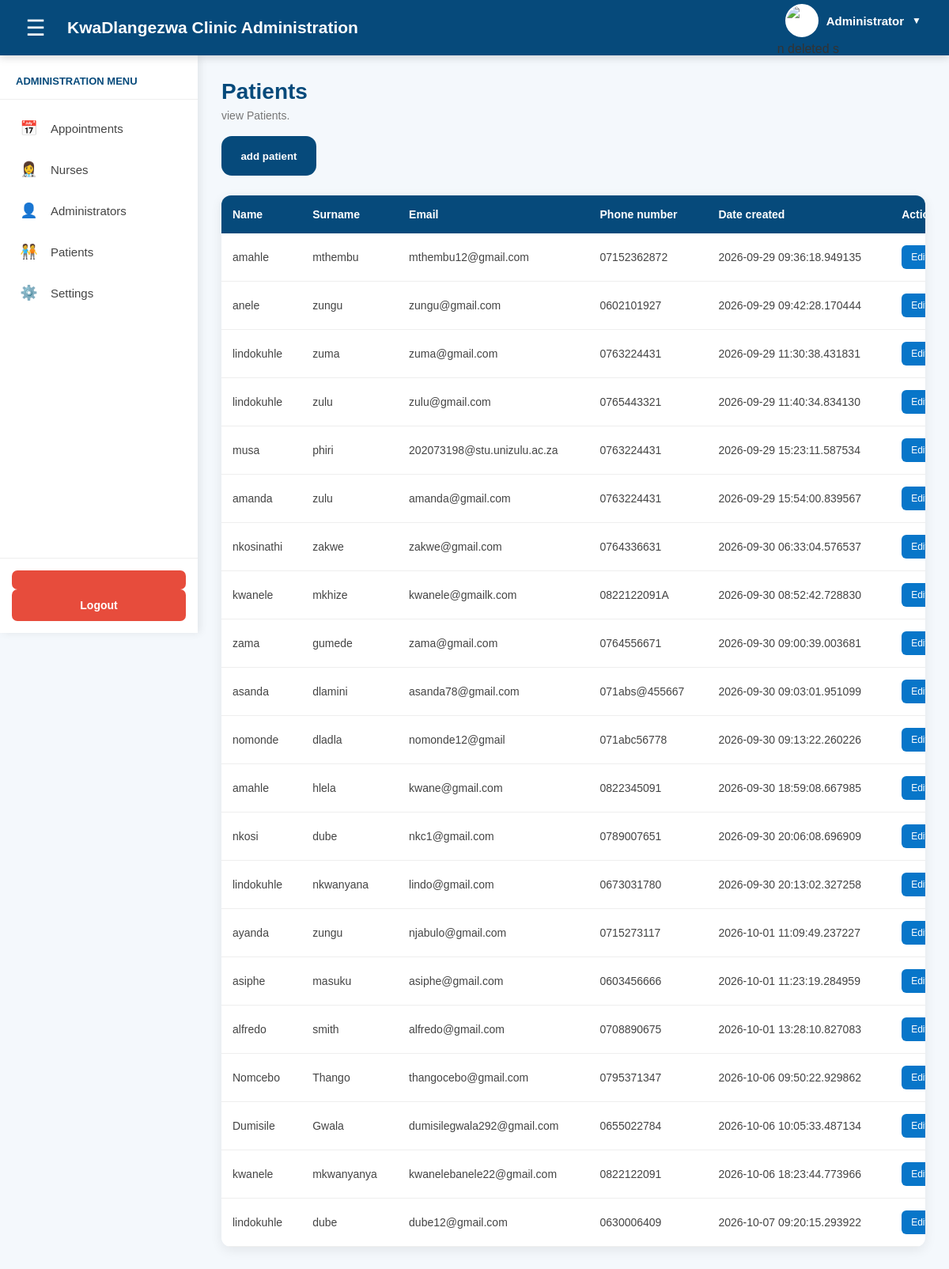
The page /patients (signed in) on the database its author committed.
### model.py (models this page shows)
class Patient(db.Model):
    id = db.Column(
        db.Integer,
        primary_key=True
    )
    name = db.Column(
        db.String(100),
        nullable=False
    )
    surname = db.Column(
        db.String(100),
        nullable=False
    )
    email = db.Column(
        db.String(255),
        nullable=False,
        unique=True
    )
    password = db.Column(
        db.String(255),
        nullable=False
    )
    phone_no = db.Column(
        db.String(10),
        nullable=False,
        unique=True
    )
    role = db.Column(
        db.String(20),
        default="patient"
    )
    date_created = db.Column(
        db.DateTime,
        default=datetime.utcnow
    )

### main.py (the view)
@app.route("/patients")
def patients():
    if "user_id" not in session:
        return redirect(url_for("signin"))
    patients = Patient.query.all()
    return render_template(
        "patients.html",
        patients=patients
    )

### templates/patients.html (shortened to what this page needs)
{% extends "logged_base.html" %}
{% block body %}
<div class="appointments_page">
    <div class="appointments_header">
        <div>
            <h2>
                Patients
            </h2>
            <p>
                view Patients.
            </p>
            <br>
                <button class="book" onclick="window.location.href='{{url_for('add_patient')}}'">
                    add patient
                </button>
        </div>
    </div>
    <div class="table_container">
        <table class="Appointments_table">
            <thead>
                <tr>
                    <th>Name</th>
                    <th>Surname</th>
                    <th>Email</th>
                    <th>Phone number</th>
                    <th>Date created</th>
                    <th>Action</th>
                </tr>
            </thead>
            <tbody>
                {% for patient in patients %}
                <tr>
                    <td>
                        {{ patient.name }}
                    </td>
                    <td>
                        {{ patient.surname }}
                    </td>
                    <td>
                        {{ patient.email }}
                    </td>
                    <td>
                        {{ patient.phone_no }}
                    </td>
                    <td>
                        {{ patient.date_created }}
                    </td>
                    <td>
                        <div class="action-buttons">
                            <a
                                href="{{url_for('edit_patient', patient_id=patient.id)}}"
                                class="edit_btn">
                                Edit
                            </a>
                        </div>
                    </td>
                </tr>
                {% endfor %}
            </tbody>
        </table>
    </div>
</div>
{% endblock %}

### templates/logged_base.html (shortened to what this page needs)
<!DOCTYPE html>
<html lang="en">
<head>
</head>
<body>
    <nav class="navbar">
        <div class="navbar_left">
            <button
                class="menu_button"
                onclick="toggleSidebar()">
                ☰
            </button>
            <div class="clinic_name">
                KwaDlangezwa Clinic Administration
            </div>
        </div>
        <div class="profile_area">
            <button
                class="profile_button"
                onclick="toggleProfile()">
                <img
                    src="#"
                    class="profile_picture"
                    alt="Administrator Profile">
                <span class="profile_name">
                    Administrator
                </span>
                <span class="arrow">
                    ▼
                </span>
            </button>
n deleted s
        </div>
    </nav>
    <aside
        class="sidebar"
        id="sidebar">
        <div class="sidebar_header">
            Administration Menu
        </div>
        <div class="sidebar_links">
            <a href="{{url_for('dashboard')}}">
                <span class="sidebar_icon">
                    📅
                </span>
                <span>
                    Appointments
                </span>
            </a>
            <a href="{{url_for('nurses')}}">
                <span class="sidebar_icon">
                    👩‍⚕️
                </span>
                <span>
                    Nurses
                </span>
            </a>
            <a href="{{url_for('Admins')}}">
                <span class="sidebar_icon">
                    👤
                </span>
                <span>
                    Administrators
                </span>
            </a>
            <a href="{{url_for('patients')}}">
                <span class="sidebar_icon">
                    🧑‍🤝‍🧑
                </span>
                <span>
                    Patients
                </span>
            </a>
            <a href="{{url_for('settings')}}">
                <span class="sidebar_icon">
                    ⚙️
                </span>
                <span>
                    Settings
                </span>
        </div>
        <div class="sidebar_logout">
            <a href="{{url_for('logout')}}">
                Logout
            </a>
        </div>
    </aside>
    <main
        class="main_content"
        id="mainContent">
        {% block body %}
        {% endblock %}
    </main>
</body>
</html>

### templates/logged_base.html (style rules this page uses)
* { margin: 0; padding: 0; box-sizing: border-box; }
body { font-family: Arial, Helvetica, sans-serif; background-color: #f4f8fc; color: #333; }
.navbar { position: fixed; top: 0; left: 0; width: 100%; height: 70px; background-color: #064a7b; display: flex; align-items: center; justify-content: space-between; padding: 0 25px; z-index: 1000; box-shadow: 0 3px 10px rgba(0, 0, 0, 0.15); }
.navbar_left { display: flex; align-items: center; gap: 20px; }
.menu_button { background: none; border: none; color: white; font-size: 28px; cursor: pointer; width: 40px; height: 40px; display: flex; align-items: center; justify-content: center; border-radius: 6px; transition: 0.3s; }
.clinic_name { color: white; font-size: 21px; font-weight: bold; }
.profile_area { position: relative; }
.profile_button { display: flex; align-items: center; gap: 10px; background: none; border: none; color: white; cursor: pointer; padding: 6px 10px; border-radius: 8px; transition: 0.3s; }
.profile_picture { width: 42px; height: 42px; border-radius: 50%; object-fit: cover; border: 2px solid white; background-color: white; }
.profile_name { font-size: 15px; font-weight: bold; }
.arrow { font-size: 12px; }
.sidebar { position: fixed; top: 70px; left: 0; width: 250px; height: calc(100vh - 70px); background-color: white; box-shadow: 3px 0 10px rgba(0, 0, 0, 0.08); display: flex; flex-direction: column; transition: 0.3s; z-index: 900; }
.sidebar_header { padding: 25px 20px 15px; color: #064a7b; font-size: 13px; font-weight: bold; text-transform: uppercase; border-bottom: 1px solid #eeeeee; }
.sidebar_links { padding-top: 10px; flex: 1; }
.sidebar_links a { display: flex; align-items: center; gap: 15px; padding: 15px 20px; color: #444; text-decoration: none; font-size: 15px; transition: 0.3s; border-left: 4px solid transparent; }
.sidebar_icon { width: 25px; font-size: 18px; text-align: center; }
.sidebar_logout { padding: 15px; border-top: 1px solid #eeeeee; }
.sidebar_logout a { display: flex; align-items: center; justify-content: center; gap: 10px; padding: 12px; background-color: #e74c3c; color: white; text-decoration: none; border-radius: 7px; font-weight: bold; font-size: 14px; transition: 0.3s; }
.main_content { margin-left: 250px; padding: 100px 30px 30px; min-height: 100vh; transition: 0.3s; }

### templates/patients.html (style rules this page uses)
.appointments_page { width: 100%; }
.appointments_header { display: flex; justify-content: space-between; align-items: center; margin-bottom: 25px; }
.appointments_header h2 { color: #064a7b; font-size: 28px; margin: 0; }
.appointments_header p { color: #777; margin-top: 6px; font-size: 14px; }
.table_container { background: white; border-radius: 12px; box-shadow: 0 4px 15px rgba(0, 0, 0, 0.08); overflow-x: auto; width: 100%; }
.Appointments_table { width: 100%; border-collapse: collapse; min-width: 1000px; }
.Appointments_table thead { background-color: #064a7b; color: white; }
.Appointments_table th { padding: 16px 14px; text-align: left; font-size: 14px; font-weight: 600; white-space: nowrap; }
.Appointments_table td { padding: 15px 14px; border-bottom: 1px solid #eeeeee; font-size: 14px; color: #444; vertical-align: middle; }
.action-buttons { display: flex; align-items: center; gap: 7px; }
.action-buttons a, .action-buttons button { border: none; padding: 8px 12px; border-radius: 6px; font-size: 12px; text-decoration: none; cursor: pointer; font-family: Arial, Helvetica, sans-serif; transition: 0.2s; }
.edit_btn { background-color: #0876c9; color: white; }
.book { height: 50px; width: 120px; background-color: #064a7b; text-decoration: none; cursor: pointer; font-family: Arial, Helvetica, sans-serif; transition: 0.2s; color: white; border: none; border-radius: 13px; font-weight: bold; }

### rows shown on the page
Patient: name "amahle", surname "mthembu", email "mthembu12@gmail.com", phone_no "07152362872", date_created "2026-09-29 09:36:18.949135"
Patient: name "anele", surname "zungu", email "zungu@gmail.com", phone_no "0602101927", date_created "2026-09-29 09:42:28.170444"
Patient: name "lindokuhle", surname "zuma", email "zuma@gmail.com", phone_no "0763224431", date_created "2026-09-29 11:30:38.431831"
Patient: name "lindokuhle", surname "zulu", email "zulu@gmail.com", phone_no "0765443321", date_created "2026-09-29 11:40:34.834130"
Patient: name "musa", surname "phiri", email "202073198@stu.unizulu.ac.za", phone_no "0763224431", date_created "2026-09-29 15:23:11.587534"
Patient: name "amanda", surname "zulu", email "amanda@gmail.com", phone_no "0763224431", date_created "2026-09-29 15:54:00.839567"
Patient: name "nkosinathi", surname "zakwe", email "zakwe@gmail.com", phone_no "0764336631", date_created "2026-09-30 06:33:04.576537"
Patient: name "kwanele", surname "mkhize", email "kwanele@gmailk.com", phone_no "0822122091A", date_created "2026-09-30 08:52:42.728830"
Patient: name "zama", surname "gumede", email "zama@gmail.com", phone_no "0764556671", date_created "2026-09-30 09:00:39.003681"
Patient: name "asanda", surname "dlamini", email "asanda78@gmail.com", phone_no "071abs@455667", date_created "2026-09-30 09:03:01.951099"
Patient: name "nomonde", surname "dladla", email "nomonde12@gmail", phone_no "071abc56778", date_created "2026-09-30 09:13:22.260226"
Patient: name "amahle", surname "hlela", email "kwane@gmail.com", phone_no "0822345091", date_created "2026-09-30 18:59:08.667985"
Patient: name "nkosi", surname "dube", email "nkc1@gmail.com", phone_no "0789007651", date_created "2026-09-30 20:06:08.696909"
Patient: name "lindokuhle", surname "nkwanyana", email "lindo@gmail.com", phone_no "0673031780", date_created "2026-09-30 20:13:02.327258"
Patient: name "ayanda", surname "zungu", email "njabulo@gmail.com", phone_no "0715273117", date_created "2026-10-01 11:09:49.237227"
Patient: name "asiphe", surname "masuku", email "asiphe@gmail.com", phone_no "0603456666", date_created "2026-10-01 11:23:19.284959"
Patient: name "alfredo", surname "smith", email "alfredo@gmail.com", phone_no "0708890675", date_created "2026-10-01 13:28:10.827083"
Patient: name "Nomcebo", surname "Thango", email "thangocebo@gmail.com", phone_no "0795371347", date_created "2026-10-06 09:50:22.929862"
Patient: name "Dumisile", surname "Gwala", email "dumisilegwala292@gmail.com", phone_no "0655022784", date_created "2026-10-06 10:05:33.487134"
Patient: name "kwanele", surname "mkwanyanya", email "kwanelebanele22@gmail.com", phone_no "0822122091", date_created "2026-10-06 18:23:44.773966"
Patient: name "lindokuhle", surname "dube", email "dube12@gmail.com", phone_no "0630006409", date_created "2026-10-07 09:20:15.293922"
